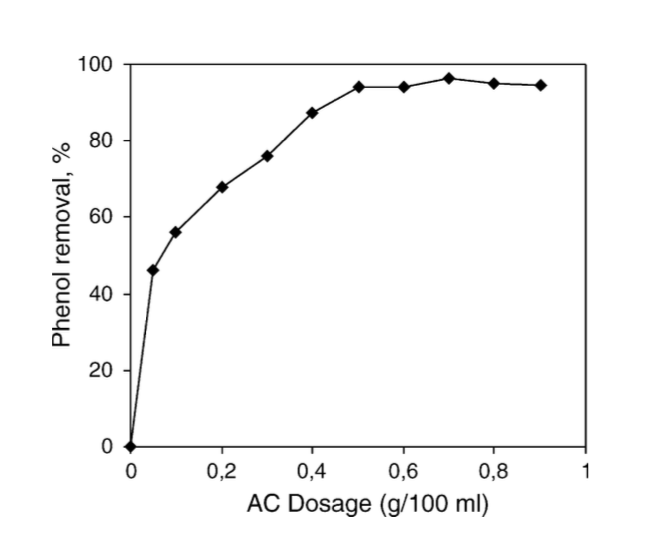
#> input picture examples/isotherm1.png, 646 x 536 px, found by its file name
$ python single_series_scrape.py   (older library calls are emulated)
#> lines starting #> are read from the running program, lines starting #| are printed output that depends on the picture; after the words box and inside, x2 and y2 are one past the last pixel; in counts of white or black regions, pixels touching at a corner belong together; long printed decimals are rounded
#> further down, testim is the input picture: shape (536, 646) float64; min 0, max 1, mean 0.976
import numpy as np
import os
import skimage.io as io
import matplotlib.pyplot as plt
import skimage.filters as flt
import skimage.morphology as mph
import scipy.ndimage as ndi

""" This file contains the functions needed to scrape a single series off of a
    plot.

    Created by @perrywmellis on 10 April 2016
    pellis30@gatech.edu

"""


def isolate_ROI(im, xaxis, yaxis, threshfxn=flt.threshold_li):
    """ This function returns the binarized ROI in "im" defined by the "xaxis"
        and "yaxis"

        Args:
            im: ND numpy array
            xaxis: [start col, end col] .. 2 element list defining the position
                   and length of the x axis of ROI
            yaxis: [start row, end row] .. 2 element list defining the position
                   and length of the y axis of the ROI
            threshfxn: function to threshold the ROI. Default is the skimage
                       implementation of li's threshold. If threshfxn == None,
                       returned image is NOT binary

        Returns:
            ND numpy array size (end row- start row, end col - start col, ...)
            encompassing the ROI binarized such that 0 is background and 1 is
            foreground
    """

    ROI = im[yaxis[0]:yaxis[1], xaxis[0]:xaxis[1], ...]
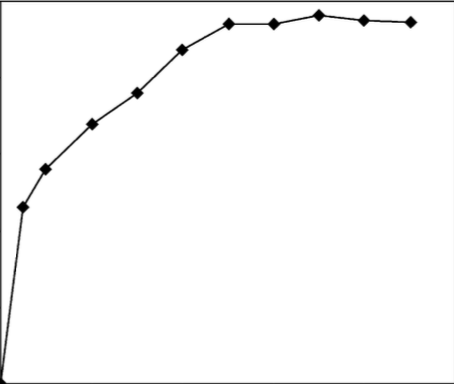
#> ROI: shape (384, 454) float64; min 0, max 1, mean 0.981
    if threshfxn is not None:
        out = ROI < threshfxn(ROI)
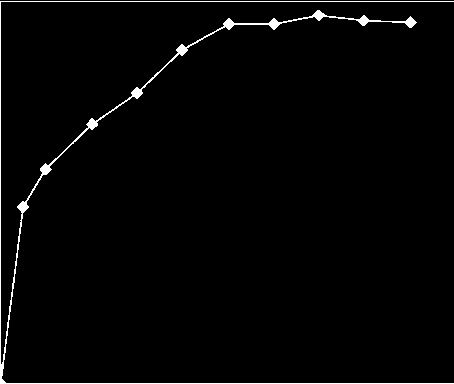
#> out: shape (384, 454) bool; 1.8% white in thin lines or dots

        # check to make sure background is 0
        if out.sum() > float(out.size)/2.0:
            out = ~out
    else:
        out = ROI

    return out


def try_thresh(im, filter, fig_num):
    """ Helper function to try different threshold routines

        Args:
            im: image to threshold
            filter: thresholding filter to use. Must return a scalar
            fig_num: figure number to plot the output

        Returns:
            Nothing

    """
    thresh = filter(im)
    binary = im > thresh

    plt.figure(fig_num)
    ax1 = plt.subplot(1, 3, 1, adjustable='box-forced')
    ax2 = plt.subplot(1, 3, 2)
    ax3 = plt.subplot(1, 3, 3, adjustable='box-forced')

    ax1.imshow(im)
    ax1.set_title('OG IM')
    ax1.axis('off')

    ax2.hist(im.ravel())
    ax2.set_title('Histogram')
    ax2.axvline(thresh, color='r')

    ax3.imshow(binary, cmap=plt.cm.gray)
    ax3.set_title('Thresholded')
    ax3.axis('off')


def isolate_Points(binary_im, open_markers=False, return_im=False):
    """ This function takes in a binary image with a single series of data that
        are points connected by lines. The function then finds the location
        of the points and returns their [row, col] positions as a list

        Args:
            binary_im: binary image containing the data. The data (foreground)
                       should be 1's and the background should be 0's.
            open_markers: logical flag that is False for filled markers and
                          True for open markers. Default is False.
            return_im: logical flag. Set to True to return the labeled image.
                       Default is False

        Returns:
            N x 2 list where N is the number of points and each row has the
            [row, col] position of the point.

            labeled image where each labeled area corresponds to a marker

    """
#> called with open_markers = False, return_im = True
    if open_markers is False:
        im = temp = binary_im
    else:
        im = temp = mph.remove_small_holes(binary_im, connectivity=2)

    st = np.ones((3, 3))  # 2D connectivity structure element
    count = 0
    while temp.sum() > 0:
        count += 1
        temp = mph.binary_erosion(temp, selem=st)
#> this loop made 4 passes
#> pass 1, in isolate_Points, `temp = mph.binary_erosion(temp, selem=st)`:
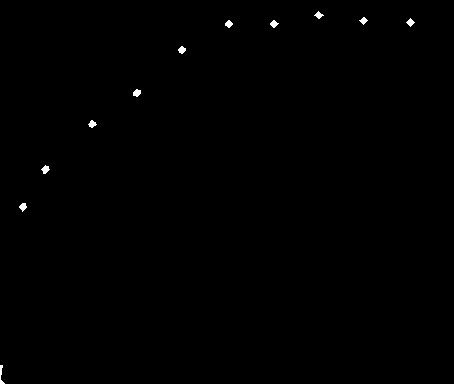
#> temp: shape (384, 454) bool; 0.27% white; 11 white regions, largest, box (x1, y1, x2, y2) and area: (41, 165, 50, 174) 47, (133, 89, 141, 97) 46, (19, 203, 27, 212) 44
#> pass 2, in isolate_Points, `temp = mph.binary_erosion(temp, selem=st)`:
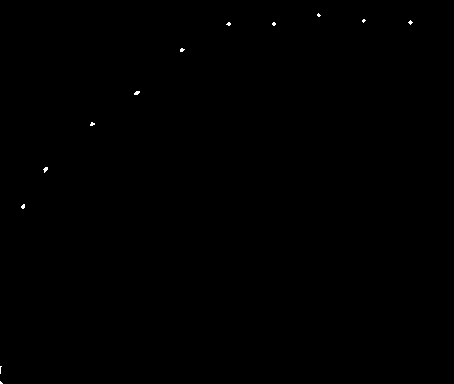
#> temp: shape (384, 454) bool; 0.09% white in thin lines or dots, all inside (x1, y1, x2, y2) = (0, 13, 413, 384)
#> after the loop: temp: shape (384, 454) bool; every value is 0
#> after the loop, count = 4

    #  erode 2 iterations away from everything to isolate data markers
    while count - 2 > 0:
        count -= 1
        im = mph.binary_erosion(im, selem=st)
#> this loop made 2 passes
#> count on passes 1 to 2: 3, 2
#> after the loop, count = 2

    # label the marker regions and calculate the center of mass of each region
    temp, nlabels = mph.label(im, background=0, return_num=True,
                              connectivity=2)
#> temp: shape (384, 454) int32; 13 distinct labels, from 0 to 12
#> nlabels = 12
    CoM = ndi.measurements.center_of_mass(im, temp, range(nlabels+1)[1:])
#> CoM = [(14.7, 318.3), (20.3, 363.3), (22, 410), (23.54, 228.3), (23.5, 273.5), (49.57, 181.6), (92.5, 136.5), (123.6, 91.86), (169, 45.17), (206.1, 22.73), (369.1, 0.111), (382.3, 0.667)]

    if return_im is False:
        return CoM
    else:
        return CoM, temp


if __name__ == '__main__':
    #  initial params for test
    testim_file = 'isotherm1.png'
    xaxis = [130, 584]  # in px
    yaxis = [63, 447]  # in px

    #  read in image as grey (flag 0)
    testim = io.imread(testim_file, as_grey=True)

    #  isolate the ROI and plot it
    testROI = isolate_ROI(testim, xaxis, yaxis)
    plt.figure(11)
    plt.imshow(testROI)

    #  find the markers and return their locations and the labeled image
    locs, labeled = isolate_Points(testROI, open_markers=False, return_im=True)
#> locs has the same summary as CoM in isolate_Points
    plt.figure(1)
    plt.imshow(labeled)
    print(locs)
#| [(14.7, 318.3), (20.3, 363.3), (22.0, 410.0), (23.538, 228.308), (23.5, 273.5), (49.571, 181.571), (92.5, 136.5), (123.643, 91.857), (169.0, 45.167), (206.067, 22.733), (369.111, 0.1111), (382.333, 0.6667)]

    plt.show()

$ run again, with examples/Wine.png copied over examples/isotherm1.png
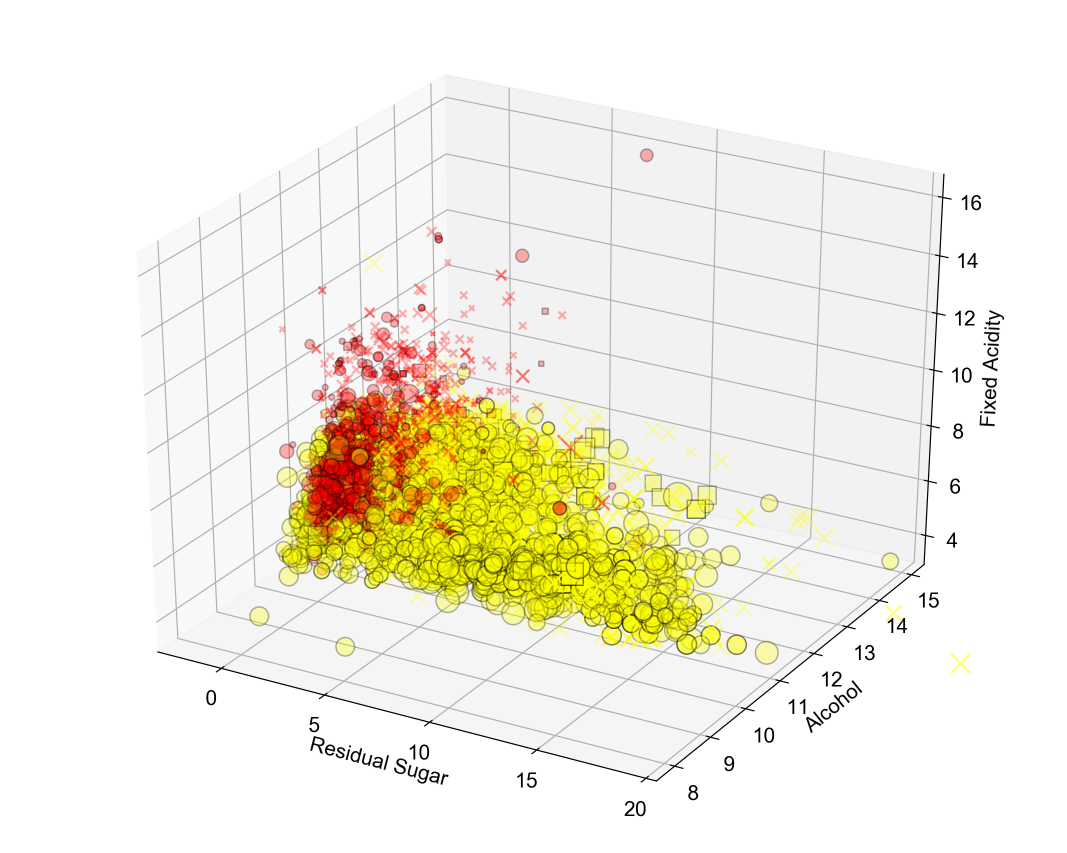
#> input picture examples/Wine.png, 2133 x 1706 px, found by its file name (shown at 1/2 size)
#> in isolate_ROI, `out = ROI < threshfxn(ROI)`:
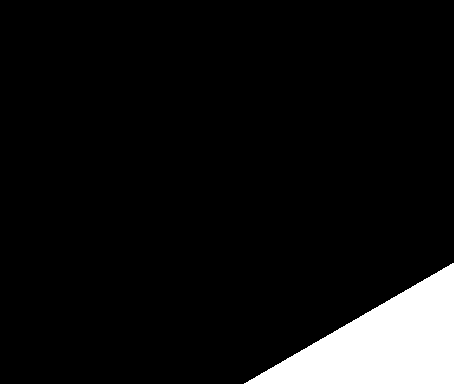
#> out: shape (384, 454) bool; 7.3% white; 1 white region, box (x1, y1, x2, y2) and area: (244, 263, 454, 384) 12810
#> the loop in isolate_Points, `while temp.sum() > 0:` made 77 passes
#> pass 3, in isolate_Points, `temp = mph.binary_erosion(temp, selem=st)`:
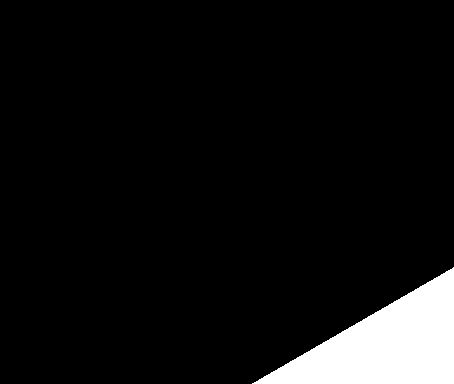
#> temp: shape (384, 454) bool; 6.8% white; 1 white region, box (x1, y1, x2, y2) and area: (252, 267, 454, 384) 11833
#> after the loop in isolate_Points, `while temp.sum() > 0:`: count = 77
#> the loop in isolate_Points, `while count - 2 > 0:` made 75 passes
#> count on passes 1 to 8: 76, 75, 74, 73, 72, 71, 70, 69
#> after the loop in isolate_Points, `while count - 2 > 0:`: count = 2
#> nlabels = 1
#> CoM = [(382.4, 451.6)]
#| [(382.444, 451.556)]
